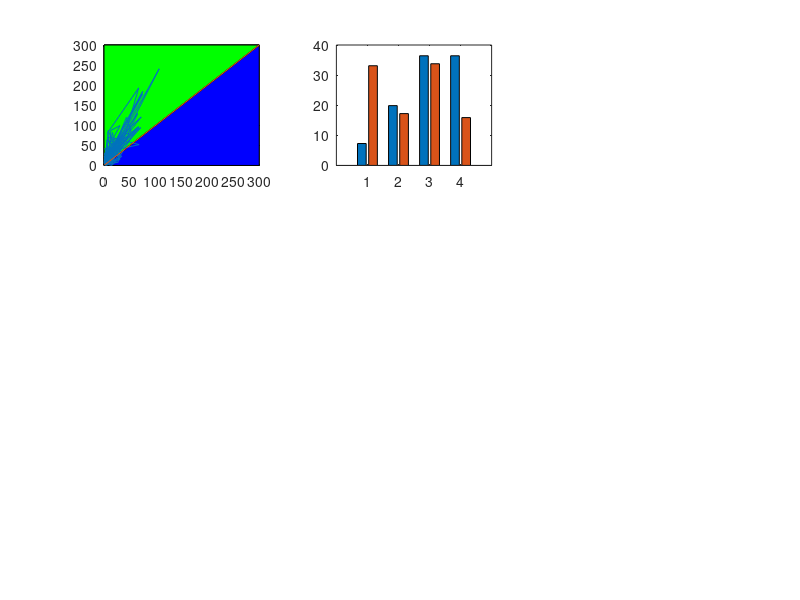

MATLAB code to generate this figure: (Note: this script raises an error after producing the figure.)

clear
clc

load param_PertBA0_25pc_OR.mat
load param_SameSA0SB0_OR.mat

low=tri_type_lowBA0;
high=tri_type_highBA0;

nr=length(tri_type_highBA0);

for ii=1:nr

    if tri_type_lowBA0(ii)==1 
        M_state_lowBA0(ii,1)=SNB_lowBA0(ii,3)-SNB_lowBA0(ii,4);
        H_state_lowBA0(ii,1)=SNB_lowBA0(ii,3)-SNB_lowBA0(ii,2);
    elseif tri_type_lowBA0(ii)==3
        M_state_lowBA0(ii,1)=SNB_lowBA0(ii,3)-SNB_lowBA0(ii,4);
        H_state_lowBA0(ii,1)=SNB_lowBA0(ii,3)-SNB_lowBA0(ii,2);
    elseif tri_type_lowBA0(ii)==2 
        M_state_lowBA0(ii,1)=SNB_lowBA0(ii,1)-SNB_lowBA0(ii,4);
        H_state_lowBA0(ii,1)=SNB_lowBA0(ii,3)-SNB_lowBA0(ii,2);
    elseif tri_type_lowBA0(ii)==4 
        M_state_lowBA0(ii,1)=SNB_lowBA0(ii,1)-SNB_lowBA0(ii,4);
        H_state_lowBA0(ii,1)=SNB_lowBA0(ii,3)-SNB_lowBA0(ii,2);
    end


    if tri_type_highBA0(ii)==1 
        M_state_highBA0(ii,1)=SNB_highBA0(ii,3)-SNB_highBA0(ii,4);
        H_state_highBA0(ii,1)=SNB_highBA0(ii,3)-SNB_highBA0(ii,2);
    elseif tri_type_highBA0(ii)==3
        M_state_highBA0(ii,1)=SNB_highBA0(ii,3)-SNB_highBA0(ii,4);
        H_state_highBA0(ii,1)=SNB_highBA0(ii,3)-SNB_highBA0(ii,2);
    elseif tri_type_highBA0(ii)==2
        M_state_highBA0(ii,1)=SNB_highBA0(ii,1)-SNB_highBA0(ii,4);
        H_state_highBA0(ii,1)=SNB_highBA0(ii,3)-SNB_highBA0(ii,2);
    elseif tri_type_highBA0(ii)==4
        M_state_highBA0(ii,1)=SNB_highBA0(ii,1)-SNB_highBA0(ii,4);
        H_state_highBA0(ii,1)=SNB_highBA0(ii,3)-SNB_highBA0(ii,2);
    end

end

low_types=[sum(low==1),sum(low==2),sum(low==3),sum(low==4)];
low_pc=low_types.*100./sum(low_types);

high_types=[sum(high==1),sum(high==2),sum(high==3),sum(high==4)];
high_pc=high_types.*100./sum(high_types);


low_norm_h = H_state_lowBA0./H_state_lowBA0;
high_norm_h = H_state_highBA0./H_state_lowBA0;

lowx_h_high_gt = find(high_norm_h>1);
lowx_h_high_lt = find(high_norm_h<1);
lowx_h_high_eq = find(high_norm_h==1);
tot_h=length(lowx_h_high_gt)+length(lowx_h_high_lt)+length(lowx_h_high_eq);


figure(10)
subplot(3,3,1)

% Define the vertices of the triangle
x1 = [0, 300, 300];
y1 = [0, 0, 300];

% Plot the vertices

plot(x1, y1, 'k-'); % Plot the lines connecting the vertices


fill(x1, y1, 'b'); % Fill the triangle with blue color
hold on

% Define the vertices of the triangle
x2 = [0, 0, 300];
y2 = [0, 300, 300];


plot(x2, y2, 'k-'); % Plot the lines connecting the vertices


fill(x2, y2, 'g'); % Fill the triangle with blue color
hold on

plot(H_state_lowBA0,H_state_highBA0)
hold on
plot([1,300],[1,300])

hstate_cont=([length(lowx_h_high_gt),length(lowx_h_high_lt),length(lowx_h_high_eq)].*100./tot_h)



subplot(3,3,2)
bar([low_pc;high_pc]')

text(1:length(low_pc),low_pc,num2str(low_pc'),'vert','bottom','horiz','center','Rotation',90); 


text(1:length(high_pc),high_pc,num2str(high_pc'),'vert','bottom','horiz','center','Rotation',90); 


set(gca, 'XTickLabel',{'2U2D','1U2D','2U1D','1U1D'})

SNB_OG = SNB(nrr,:);


diff_OG_high = SNB_OG-SNB_highBA0;

pc_moved_high = diff_OG_high.*100./SNB_OG;

avg_pc_moved_high = mean(pc_moved_high);


std_err_high = std(pc_moved_high) ./ sqrt(size(pc_moved_high, 1));

custom_colors = ['r', 'g', 'b','yellow'];


subplot(3,3,3)
bar(avg_pc_moved_high, 'FaceColor', 'flat');
for i = 1:numel(avg_pc_moved_high)
    c = custom_colors(i);
    barh(i, avg_pc_moved_high(i), 'FaceColor', c);
    hold on;
    %errorbar(i, avg_pc_moved_high(i), std_err_high(i), 'k', 'LineWidth', 1);
    errorbar(avg_pc_moved_high(i), i, std_err_high(i), 'horizontal', 'Color', 'k');
end
hold off;

% Reverse the x-axis
set(gca, 'XDir', 'reverse');
